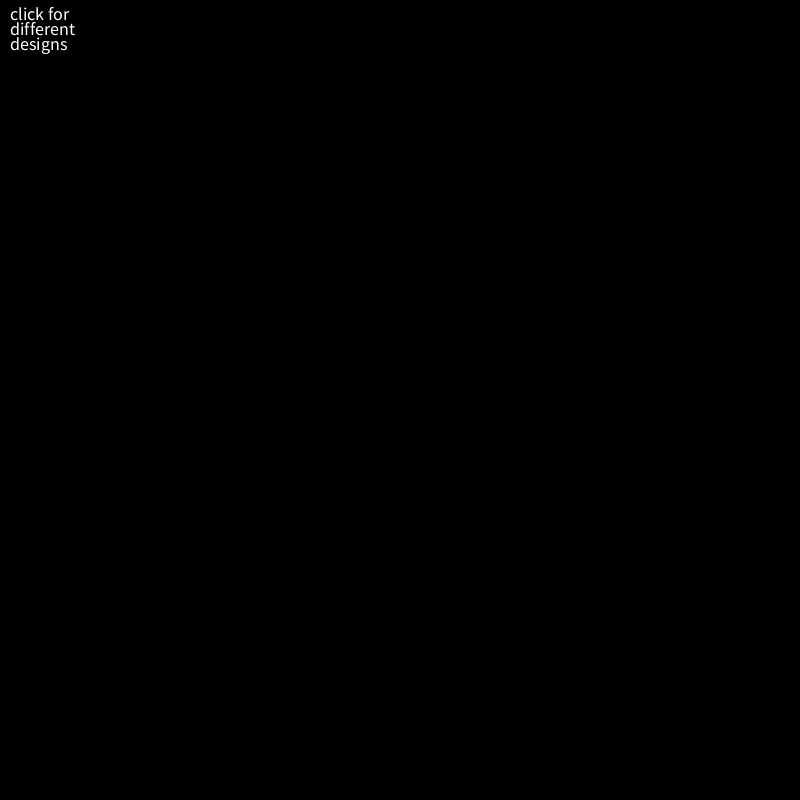
Frame 1 (no input)
Frame 60 (the mouse pressed at the canvas centre just before this capture): identical to frame 1, image omitted
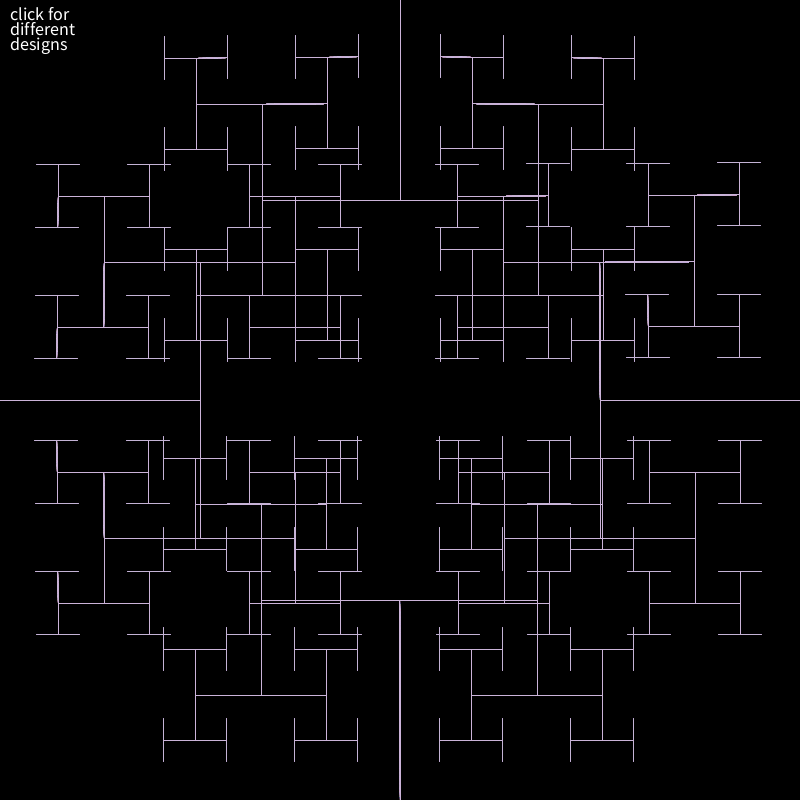
Frame 120 (the mouse held since frame 60 and released just before this capture)

The Processing sketch that drew these frames (run headless with seeded random() and noise(); from frame 60 on, the mouse is pressed at the canvas centre):

// Processing sketch: recursionLab
// ── recursionLab.pde
float fractionLength = .69;
float smallestBranch = 10;
double branchAngle;
double last = 0;
double angle1;
double angle2;
int r;
int g;
int b;


void setup(){
  size(800, 800);
  background(0);
  stroke(255);
  textSize(18);
  text("click for", 10, 20);
  text("different", 10, 35);
  text("designs", 10, 50);
}
void draw(){
  stroke(255);
  //line(400, 600, 400, 400);
  drawBranches(400, 800, 200, 3*Math.PI/2, 255);
  drawBranches(800, 400, 200, 3*Math.PI, 255);
  drawBranches(0, 400, 200, 0, 255);
  drawBranches(400, 0, 200, Math.PI/2, 255);
}
void makeAngle(){
  branchAngle = Math.PI/((int)(Math.random()*7)+2);
  if(branchAngle == last){
    makeAngle();
  }
  last = branchAngle;
  println(branchAngle);
}
void makeColors(){
  r = (int)(Math.random()*150)+100;
  g = (int)(Math.random()*150)+100;
  b = (int)(Math.random()*150)+100;
}

void drawBranches(float x, float y, float l, double a, int c){
  if(l>smallestBranch){
    float x1 = (int)((l * Math.cos(a))+x);
    float y1 = (int)((l * Math.sin(a))+y);
    
    stroke(r, g, b, c);
    line(x, y, x1, y1);
    drawBranches(x1, y1, l * fractionLength, a + branchAngle, c-40);
    drawBranches(x1, y1, l * fractionLength, a - branchAngle, c-40);
    
  }
}
void mousePressed(){
  makeAngle();
  makeColors();
  background(0);
  redraw();
}

//float radius = 400;
//float minRadius = 10;

//void setup(){
//  size(800,800);
//  background(0);
//  drawCircle(width/2, height/2, radius, 255);
  
//}
//void draw(){
  
//}
//void drawCircle(float x1, float y1, float r, float c){
//  noFill();
//  stroke(c);
//  if(c<=20){
//    ellipse(x1, y1, r, r);
//  }
//  if(r <= minRadius){
//    ellipse(x1, y1, r, r);
//  }else{
//  ellipse(x1, y1, r, r);
//  drawCircle(x1-20, y1-20, r-20, c-10);
//  //drawCircle(x1+20, y1+20, r-20, c-10);
//  }
//}
